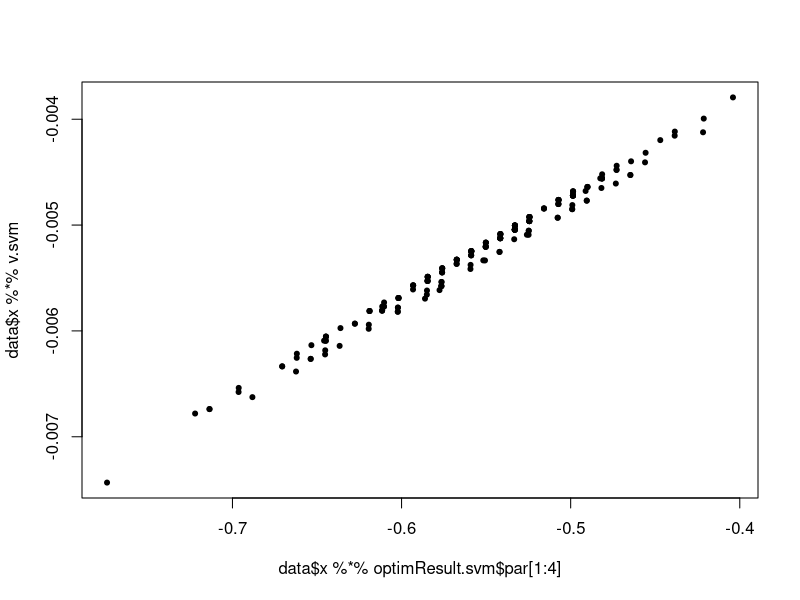

Write the R code that produced this figure.
RandomExample = function(){
	n = 200 # sample size
	d = 2 # features
	x = matrix(runif(n * d, -10, 10), nrow = n)
	v = runif(d, -1, 1)
	c = runif(1)
	prob = plogis(x %*% v - c)
	y = rbinom(n, 1, prob = prob)
	library(ggplot2)
	d = data.frame(x, y)
	X1 = d$X1
	X2 = d$X2
	graph = ggplot(d, aes(x = X1, y = X2, color = as.factor(y))) + geom_point()
	mf = model.frame(y ~ -1 + X1 + X2, d)
	#data = list(x = model.matrix(mf), y = model.response(mf))

	par.random = runif(d, -1, 1)
	optimFit = optim(par.random, f, y = y, x = x)
	par = optimFit$par
	optimFit.g = optim(par.random, f, gr = g, y = y, x = x, method = "BFGS")
	glmFit = glm(y ~ X1 + X2, d, family = binomial)
	optimFit.svm  = optim(par.random, f.svm, y = y, x = x, t = 1)
	par.svm = optimFit.svm$par * 100
	print(par.svm)
	#graph = graph + geom_abline(intercept = par[3] / par[2], 
	#			slope = -par[1] / par[2], color = 'red')
	#graph = graph + geom_abline(intercept = c / v[2])
	#			slope = -v[1] / v[2], color = 'green')
	graph = graph + geom_abline(intercept = par.svm[3] / par.svm[2], 
				slope = -par.svm[1] / par.svm[2], color = 'red')
	plot(graph)
}

f = function(par, y, x){
	v = par[-length(par)]
	c = par[length(par)]
	ret = -sum(y * log(plogis(x %*% v - c)) + (1 - y) * log(1 - plogis(x %*% v - c)))
	return(ret)
}

g = function(par, y, x){
	v = par[-length(par)]
	c = par[length(par)]
	return(t(cbind(x, -1)) %*% (plogis(x %*% v - c) - y))
}

f.svm = function(par, y, x, t) {
	v = par[-length(par)]
	c = par[length(par)]

	lin.pred = x %*% v - c
	y = 2 * (y - 1)

	return(mean(pmax(0, 1 - y * lin.pred)) + t * sum(v ^ 2))
}

RealExample = function() {
	n = 200
	d = 4
	female = rbinom(n, 1, 0.51)
	age = ifelse(female == 1,
		floor(rgamma(n, 15, 0.5) + 35),
		floor(rgamma(n, 18, 0.6) + 35))
	theta.u = c(qlogis(0.2), 0.15, 0.1)
	prob = plogis(cbind(1, (age - mean(age)) / sd(age), female) %*% theta.u)
	history = rbinom(n, 1, prob)
	theta.z = c(qlogis(0.05), 0.1, 0, 0.75)
	prob = plogis(cbind(1, (age - mean(age)) / sd(age), female, history) %*% theta.z)
	drug = rbinom(n, 1, prob)
	theta.y = c(qlogis(0.1), 0.1, -0.025, 0.75, 0.2)
	prob = plogis(cbind(1, (age - mean(age)) / sd(age), female, history, drug) %*% theta.y)
	rash = rbinom(n, 1, prob)
	df = data.frame(age, female, history, drug, rash)
	mf = model.frame(rash ~ age + female + history + drug, df)
	y = as.integer(rash)
	x = as.matrix(cbind(age, female, history, drug))
	data = list(y = y, x = x)

	print('optimResult.glm.f')
	optimResult.glm.f = optim(rep(0, 5), f, y = data$y, x = data$x)
	print(optimResult.glm.f$par)
	print('')
	print('glmFit')
	print('')
	glmFit = glm(rash ~ age + female + history + drug, df, family = binomial)
	print(as.numeric(glmFit$coefficients))
	print('')
	print('optimResult.glm.g')
	optimResult.glm.g = optim(rep(0, 5), f, gr = g, y = data$y, x = data$x, method = 'BFGS')
	print(optimResult.glm.g$par)
	print('')
	print('optimResult.svm')
	optimResult.svm = optim(rep(0, 5), f.svm, y = data$y, x = data$x, t = 1)
	print(optimResult.svm$par)
	print('')
	print('svmFit')
	library(e1071)
	svmFit = svm(rash ~ age + female + history + drug, df, type = 'C-classification', kernel = 'linear', cost = 1)
	v.svm = crossprod(svmFit$SV, svmFit$coefs)
	print(as.numeric(v.svm))
	plot(data$x %*% optimResult.svm$par[1:4], data$x %*% v.svm, pch = 20)
}

RealExample()